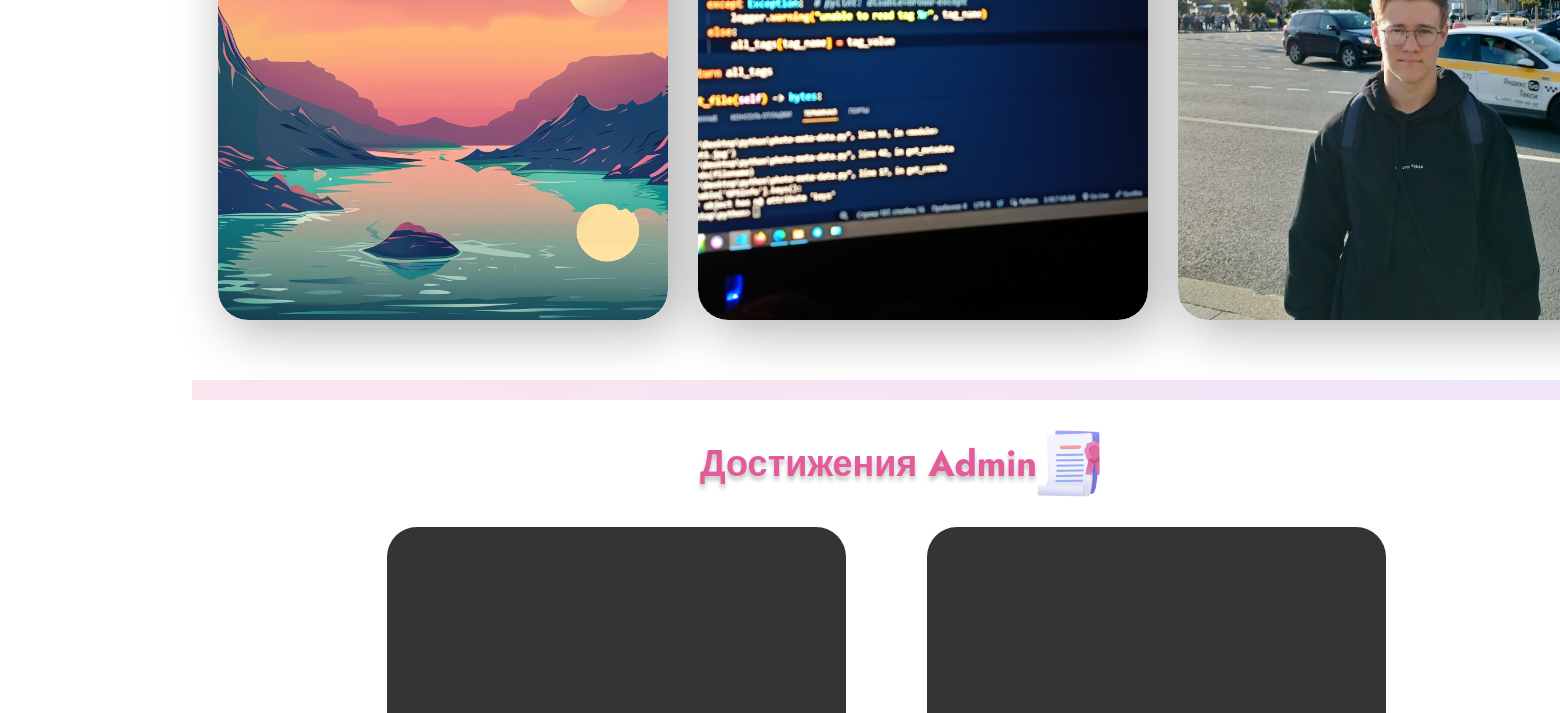
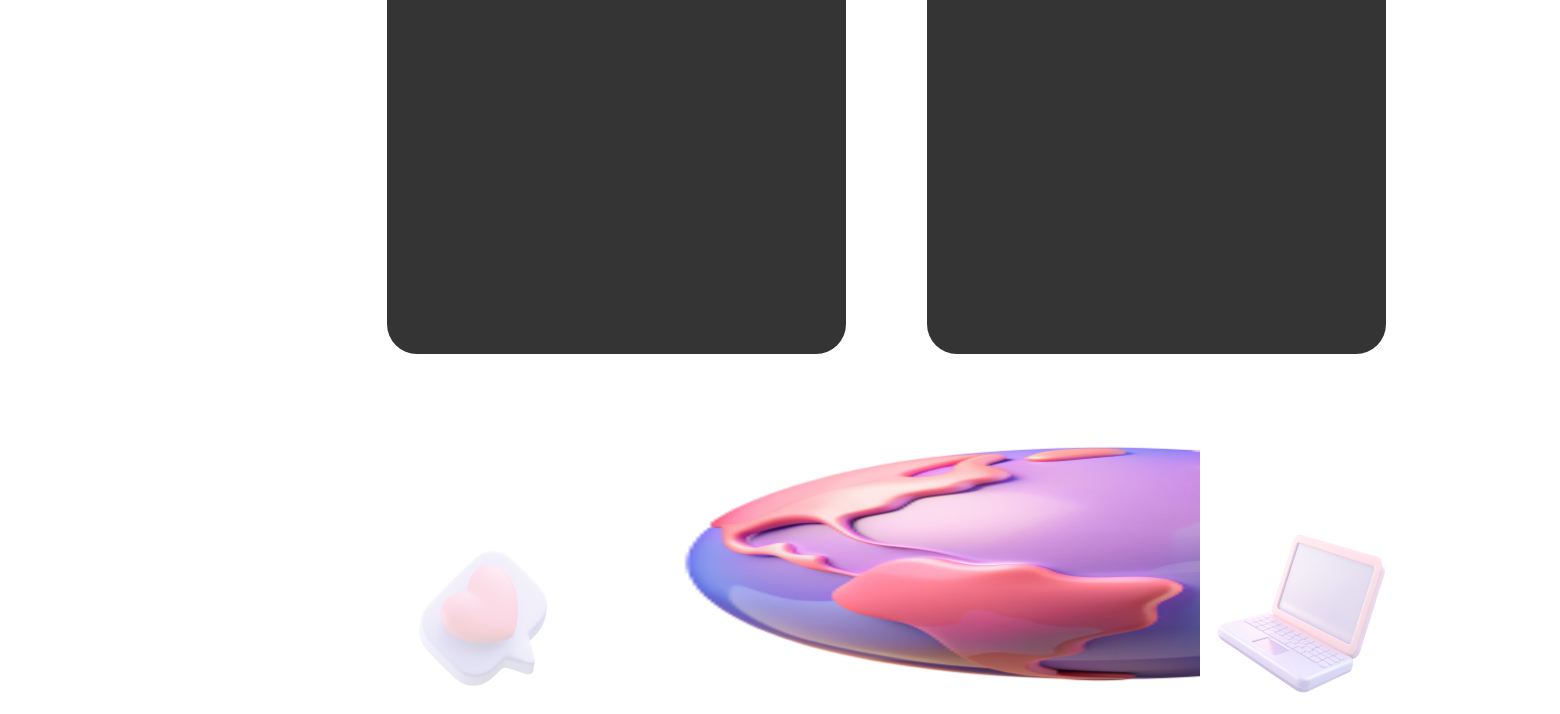
The app's page /Admin (signed in, lower part), older data (2 pictures, top to bottom).
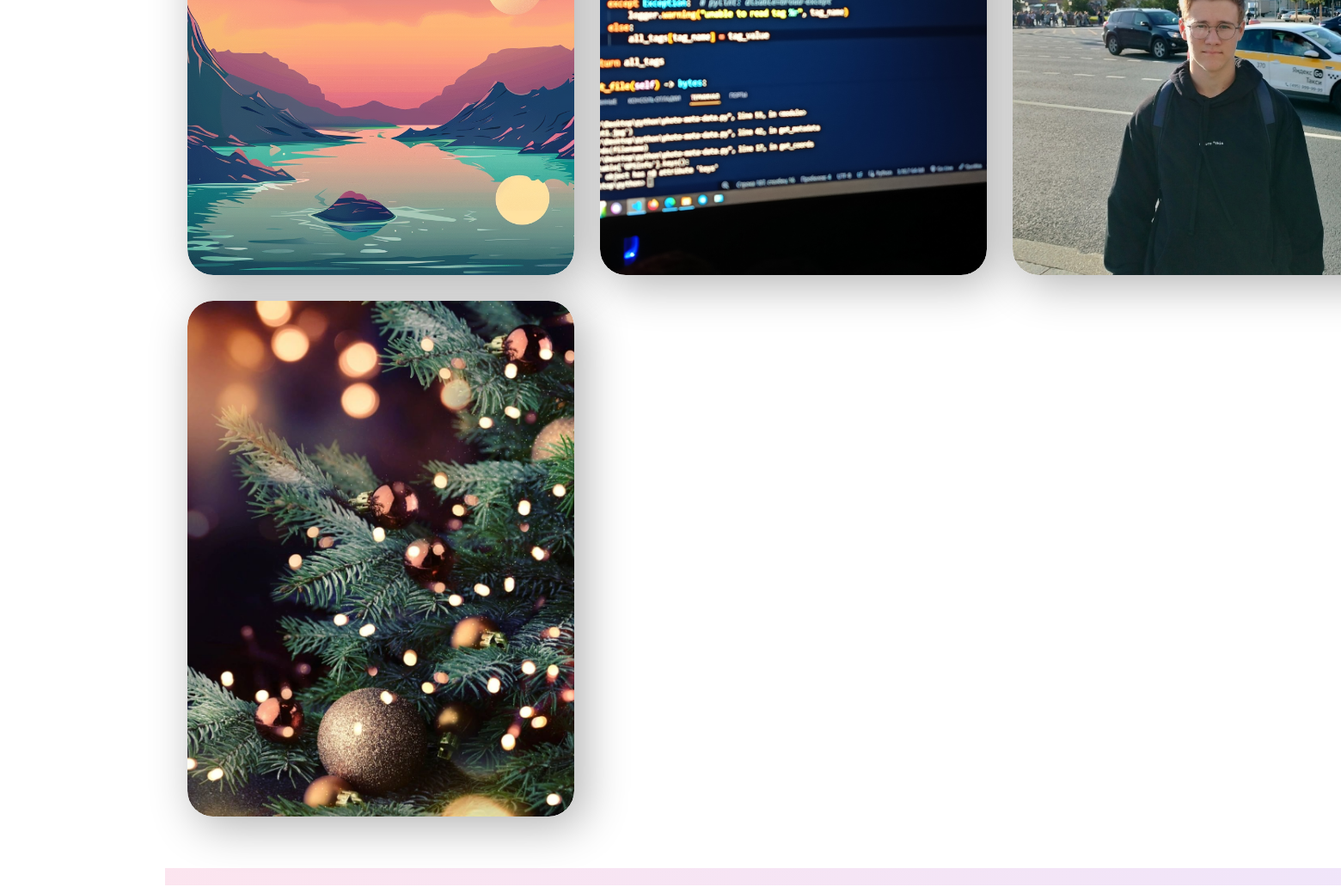
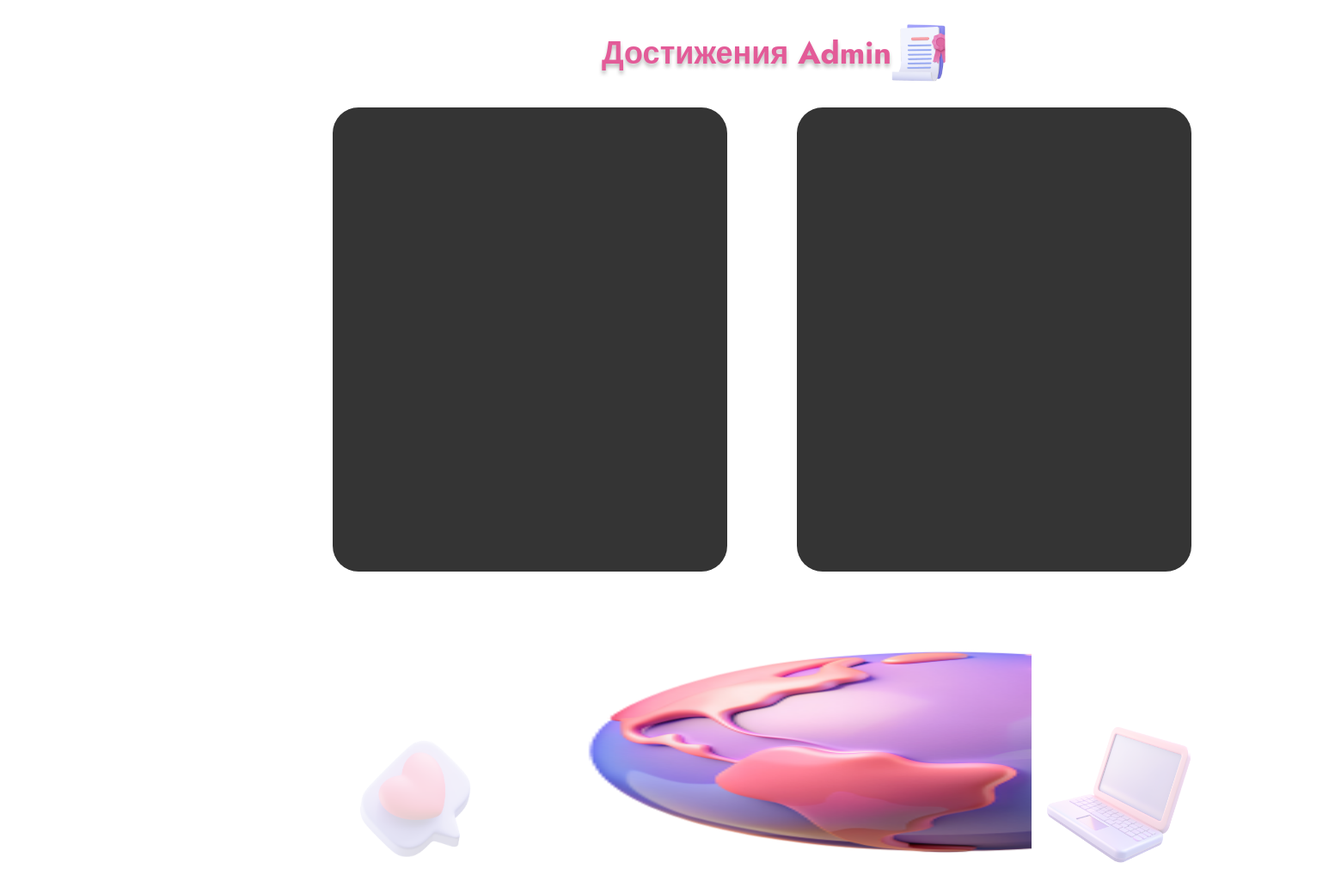
The same page, newer data (2 pictures, top to bottom).
### mysite/models.py (models this page shows, shortened)
class Project(models.Model):
    autor = models.ForeignKey(User, on_delete=models.PROTECT, related_name="projects")
    name = models.CharField("Название проекта", max_length=100, blank=False)
    is_private = models.BooleanField("Приватный", default=False)
    is_pinned = models.BooleanField("Закрепленный", default=False)
    created_date = models.DateField(default=localdate)
    description = models.TextField("Описание проекта", blank=True)
    comments = models.ManyToManyField(Comment, related_name='project', blank=True)
    collaborators = models.ManyToManyField(User, related_name='collaborators', blank=True)
    likes = models.ManyToManyField(User, blank=True, related_name="liked_projects")
    files = models.ManyToManyField(UploadedFile, blank=True)
    class Meta:
        verbose_name = 'проект'
        verbose_name_plural = 'Проекты'

class UploadedFile(models.Model):
    file = models.ImageField(upload_to='usersprojects/')
    uploaded_at = models.DateTimeField(auto_now_add=True)
    class Meta:
        verbose_name = 'файл'
        verbose_name_plural = 'Файлы'

### mysite/views.py (the view)
# urls.py: path('<str:name>', views.profile, name="profile"),
@login_required
def profile(request, name):
    if (name == 'admin' and request.user.is_superuser):
        return redirect('/admin/')
    if (request.user.username == name):
        prof = request.user
        pin_pined = Project.objects.filter(autor=prof, is_pinned=True)
        projects = Project.objects.filter(autor=prof, is_pinned=False)
    else:
        prof = User.objects.get(username=name)
        pin_pined = Project.objects.filter(autor=prof, is_pinned=True, is_private=False)
        projects = Project.objects.filter(autor=prof, is_pinned=False, is_private=False)
    data = {
        'user_profile': prof,
        'profile': Profile.objects.get(user=prof),
        'followers': prof.profile.followers.all(),
        'projects': projects,
        'pin_projects': pin_pined,
    }
    return render(request, "profile.html", data)

### mysite/templates/profile.html (shortened to what this page needs)
{% extends "base.html" %}
{% load static %}
{% block head %}
    <link rel="stylesheet" href="{% static 'css/profile.css' %}">
{% endblock %}
{% block content %}
<main>
    <section class="projects">
        {% if projects|length > 0 %}
        <section class="project-foto">
            {% for project in projects %}
                <a href="{% url 'project' project.autor.username project.name %}">
                    <article>
                        <img src="/media/{{ project.files.all.0.file }}">
                    </article>
                </a>
            {% endfor %}
        </section>
        {% endif %}
    </section>
    <section class="strip"></section>
    <section class="achievement">
        <h2>
            {% if user_profile.username == user.username %}
                Мои достижения
            {% else %}
                Достижения {{ user_profile.username }}
            {% endif %}
            <img src="{% static 'img/site_img/profile/document.png' %}" alt="">
        </h2>
        <section class="achievement-foto">
            <section class="content-achievement-foto">
                <article>
                </article>
                <article>
                </article>
            </section>
        </section>
    </section>
</main>
{% endblock %}

Row changes from the older to the newer data that the page shows:
added Project: files.all.0.file (picture)
